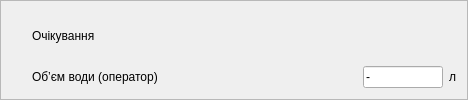
       <widget class="QFrame" name="f_1">
        <property name="frameShape">
         <enum>QFrame::StyledPanel</enum>
        </property>
        <property name="frameShadow">
         <enum>QFrame::Raised</enum>
        </property>
        <layout class="QGridLayout" name="gridLayout_10">
         <item row="0" column="1" rowspan="2" colspan="3">
          <widget class="QLabel" name="label">
           <property name="text">
            <string>Очікування</string>
           </property>
          </widget>
         </item>
         <item row="2" column="1">
          <widget class="QLabel" name="label_44">
           <property name="minimumSize">
            <size>
             <width>325</width>
             <height>0</height>
            </size>
           </property>
           <property name="text">
            <string>Об’єм води (оператор)</string>
           </property>
          </widget>
         </item>
         <item row="2" column="3">
          <widget class="QLabel" name="label_43">
           <property name="text">
            <string>л</string>
           </property>
          </widget>
         </item>
         <item row="2" column="2">
          <widget class="QLineEdit" name="Q_man">
           <property name="minimumSize">
            <size>
             <width>0</width>
             <height>0</height>
            </size>
           </property>
           <property name="maximumSize">
            <size>
             <width>80</width>
             <height>16777215</height>
            </size>
           </property>
           <property name="toolTip">
            <string>Фактичний об’єм води на промивку сита</string>
           </property>
           <property name="text">
            <string>-</string>
           </property>
           <property name="readOnly">
            <bool>true</bool>
           </property>
          </widget>
         </item>
         <item row="0" column="0" rowspan="2">
          <widget class="QCheckBox" name="cb_wait">
           <property name="styleSheet">
            <string notr="true">QCheckBox{
min-width: 14px;
min-height: 14px;
max-width: 14px;
max-height: 14px;
}
QCheckBox:checked
{
	
	image: url(:/butons/pict/bool_green_true_48x48.png);
}

QCheckBox:unchecked
{
	
	image: url(:/butons/pict/bool_green_false_48x48.png);
	
}

QCheckBox:indicator
{
	background: rgba(0, 0, 0, 0);
	height: 14px;
	width: 14px;
}
</string>
           </property>
           <property name="text">
            <string>CheckBox</string>
           </property>
          </widget>
         </item>
        </layout>
       </widget>
